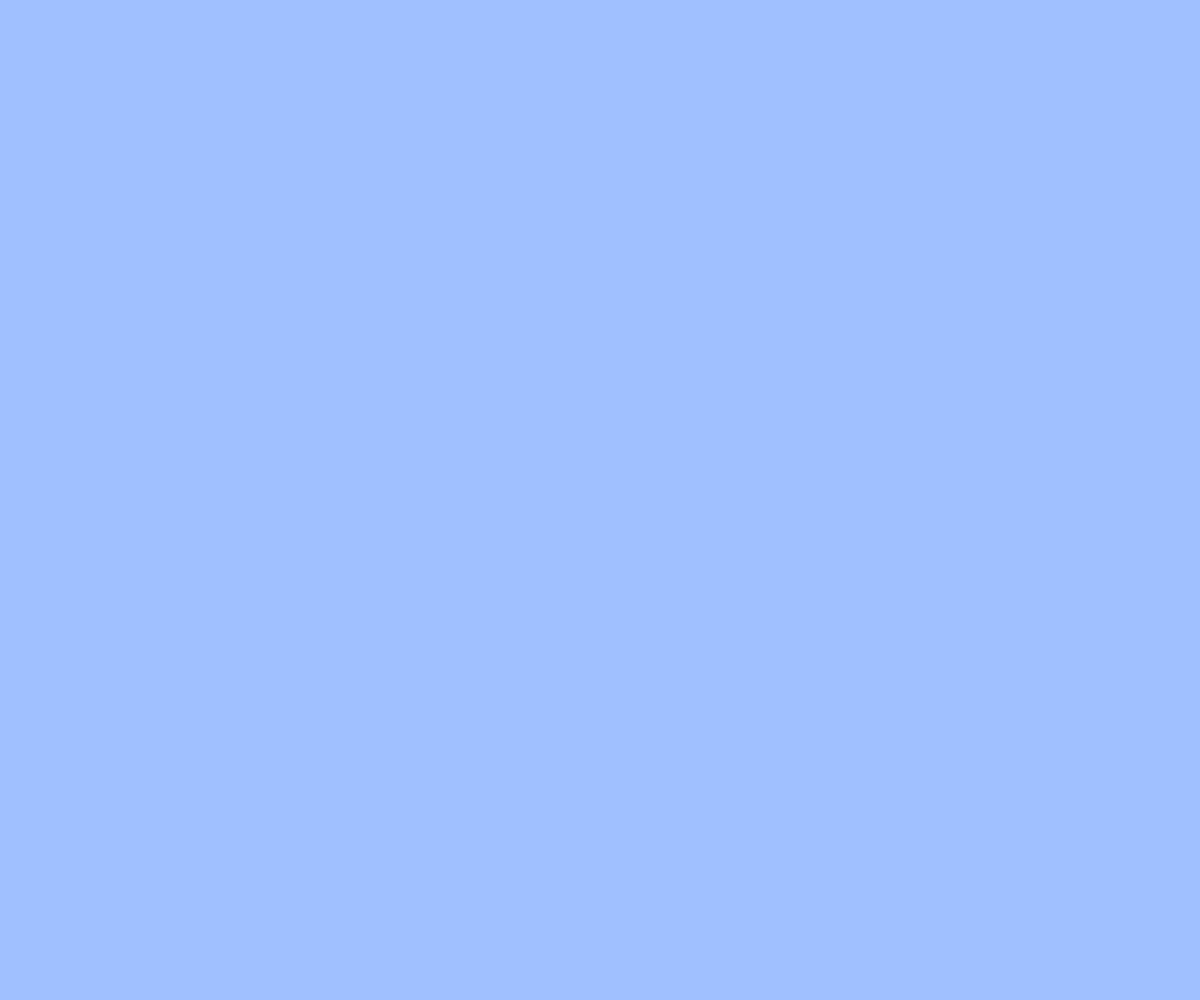
Frame 1 (no input)
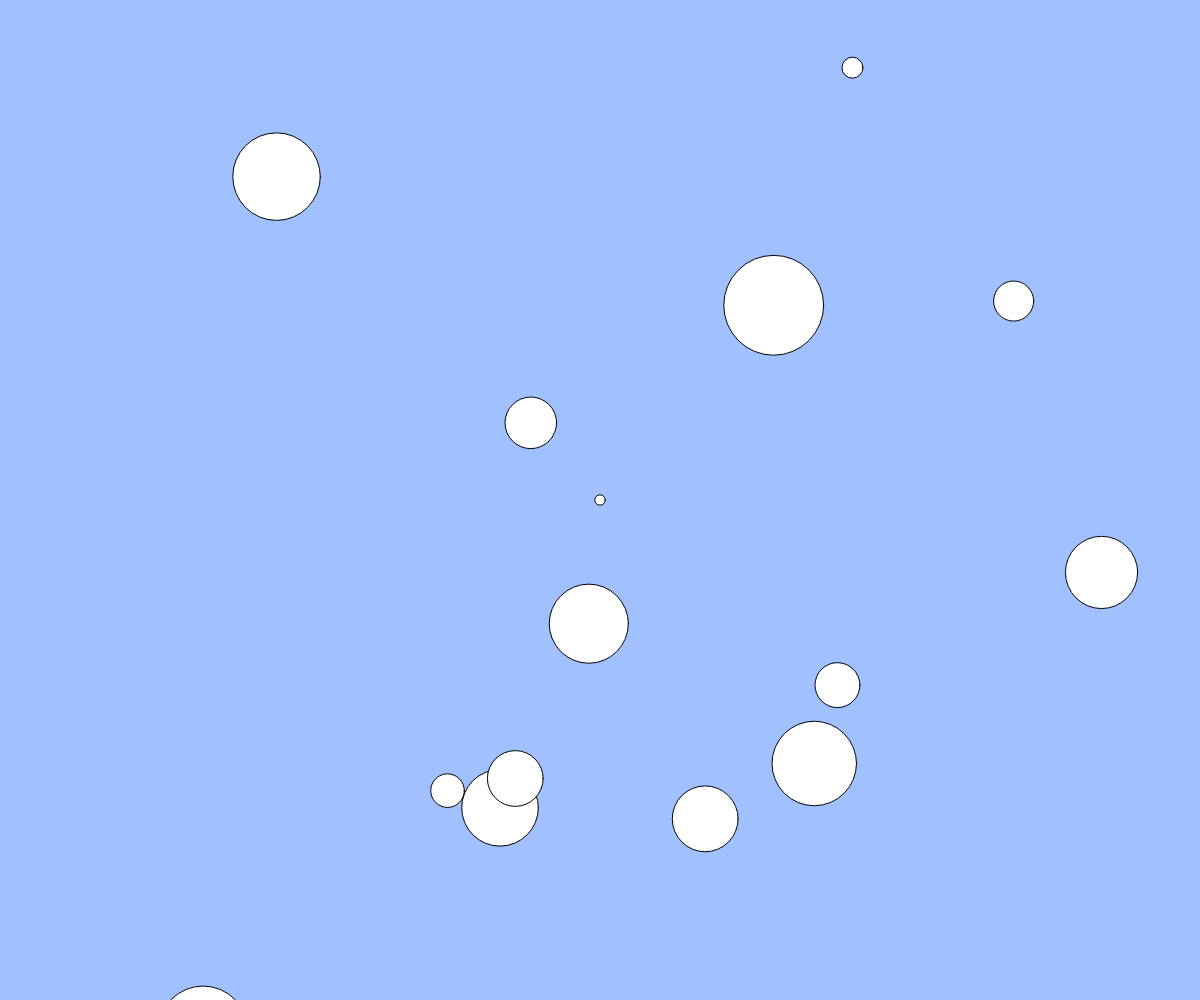
Frame 60 (no input)
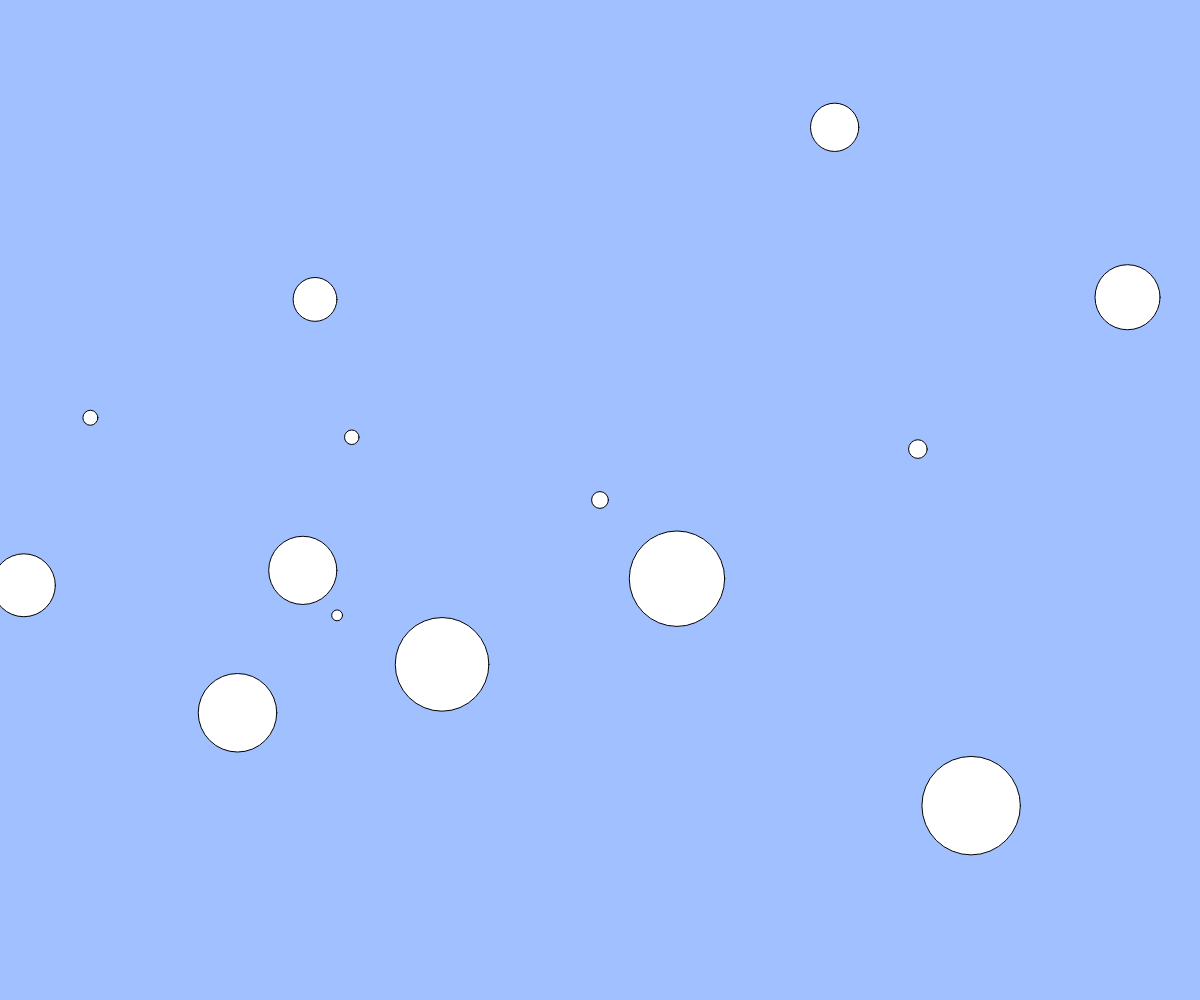
Frame 120 (the mouse pressed at the canvas centre since frame 60)

The p5.js sketch that drew these frames (run headless with seeded random() and noise() and a simulated clock; from frame 60 on, the mouse is pressed at the canvas centre):

// p5.js sketch
// ── sketch.js
//　テキスト「オブジェクト」
// 練習問題：ボールのサイズをランダムに変更してみよう
// 練習問題：何も操作しなくてもボールが湧いてくる機能を追加しよう

let balls = [];

function setup(){
  createCanvas(windowWidth, windowHeight);
}

function draw(){
  background(160, 192, 255);
  for(let i = 0; i < balls.length; i++){ // すべてのボールを描画し、速度の分だけ移動させる
    let b = balls[i];
    ellipse(b.x, b.y, b.size);
    b.x += b.vx;
    b.y += b.vy;
  }
  const b = { x: windowWidth/2, y: windowHeight/2, size:random(10,100), vx: random(-100,100), vy: random(-100,100) };
    balls.push(b);
  
}

function mouseDragged(){ // ドラッグされたらボールを増やす
  const dx = mouseX - pmouseX;
  const dy = mouseY - pmouseY;
  if(mag(dx, dy) > 5){ // mag(x,y) はベクトル(x,y)の長さ
    
  }
}


function windowResized(){
  resizeCanvas(windowWidth, windowHeight);
}
